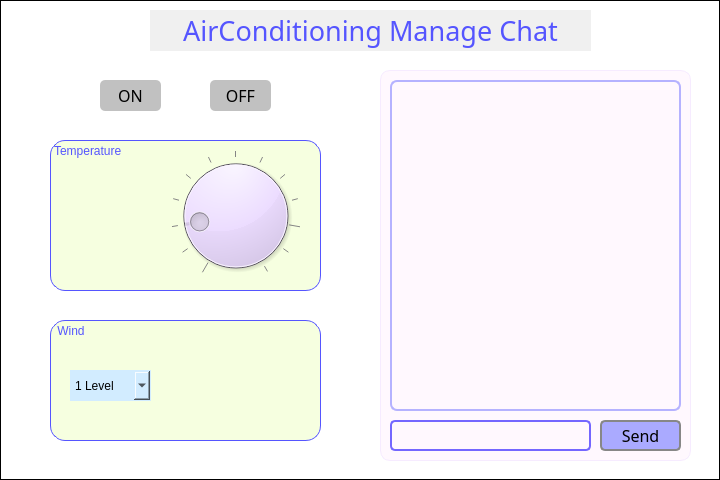
<?xml version="1.0" encoding="UTF-8"?>
<ui version="4.0">
 <class>ChatWindow1</class>
 <widget class="QWidget" name="ChatWindow1">
  <property name="geometry">
   <rect>
    <x>0</x>
    <y>0</y>
    <width>720</width>
    <height>480</height>
   </rect>
  </property>
  <property name="windowTitle">
   <string>Chat1</string>
  </property>
  <property name="styleSheet">
   <string notr="true">background-color: rgb(255,255,255);
border: 1px solid black;
border-color: rgb(0, 0, 0);</string>
  </property>
  <widget class="QGroupBox" name="chatgroupBox">
   <property name="geometry">
    <rect>
     <x>380</x>
     <y>70</y>
     <width>311</width>
     <height>391</height>
    </rect>
   </property>
   <property name="styleSheet">
    <string notr="true">background-color: rgb(255, 248, 254);
border-color: rgb(246, 235, 255);
border-radius: 10px;</string>
   </property>
   <property name="title">
    <string/>
   </property>
   <widget class="QLineEdit" name="messageInput">
    <property name="enabled">
     <bool>true</bool>
    </property>
    <property name="geometry">
     <rect>
      <x>10</x>
      <y>350</y>
      <width>201</width>
      <height>31</height>
     </rect>
    </property>
    <property name="styleSheet">
     <string notr="true">QLineEdit{
	border:2px solid rgb(116, 103, 255);
	border-radius:5px;
 
	
	color: rgb(61, 61, 61);
	background-color: transparent;
	font: 9pt &quot;Sans Serif&quot;;
}</string>
    </property>
    <property name="inputMask">
     <string/>
    </property>
    <property name="text">
     <string/>
    </property>
   </widget>
   <widget class="QPushButton" name="sendButton">
    <property name="geometry">
     <rect>
      <x>220</x>
      <y>350</y>
      <width>81</width>
      <height>31</height>
     </rect>
    </property>
    <property name="font">
     <font>
      <family>Quicksand Medium</family>
      <pointsize>12</pointsize>
     </font>
    </property>
    <property name="styleSheet">
     <string notr="true">QPushButton{
	border: 2px solid rgb(135, 135, 135);
	color: rgb(0, 0, 0);
	background-color: rgb(170, 170, 255);
	border-radius: 5px;
}

QPushButton:hover {
    background-color: rgb(255, 251, 144);
    color: rgb(195, 193, 255);
}</string>
    </property>
    <property name="text">
     <string>Send</string>
    </property>
   </widget>
   <widget class="QTextEdit" name="messageDisplay">
    <property name="geometry">
     <rect>
      <x>10</x>
      <y>10</y>
      <width>291</width>
      <height>331</height>
     </rect>
    </property>
    <property name="mouseTracking">
     <bool>true</bool>
    </property>
    <property name="acceptDrops">
     <bool>true</bool>
    </property>
    <property name="styleSheet">
     <string notr="true">background-color: transparent;
border:2px solid rgb(181, 178, 255);
border-radius: 7px;
color: rgb(56, 56, 56);
font: 10pt &quot;Quicksand&quot;;
</string>
    </property>
    <property name="readOnly">
     <bool>true</bool>
    </property>
    <property name="acceptRichText">
     <bool>true</bool>
    </property>
   </widget>
  </widget>
  <widget class="QLabel" name="titleLabel">
   <property name="geometry">
    <rect>
     <x>150</x>
     <y>10</y>
     <width>441</width>
     <height>41</height>
    </rect>
   </property>
   <property name="font">
    <font>
     <family>Quicksand Medium</family>
     <pointsize>20</pointsize>
     <italic>false</italic>
     <bold>false</bold>
    </font>
   </property>
   <property name="styleSheet">
    <string notr="true">color: rgb(85, 85, 255);
font: 500 20pt &quot;Quicksand Medium&quot;;
background-color:rgb(240, 240, 240);
border-color:transparent;</string>
   </property>
   <property name="text">
    <string>AirConditioning Manage Chat</string>
   </property>
   <property name="alignment">
    <set>Qt::AlignCenter</set>
   </property>
  </widget>
  <widget class="QGroupBox" name="tempGroup">
   <property name="geometry">
    <rect>
     <x>40</x>
     <y>140</y>
     <width>301</width>
     <height>161</height>
    </rect>
   </property>
   <property name="styleSheet">
    <string notr="true">background-color: transparent;
border-color:transparent;</string>
   </property>
   <property name="title">
    <string/>
   </property>
   <widget class="QLabel" name="label">
    <property name="geometry">
     <rect>
      <x>40</x>
      <y>50</y>
      <width>71</width>
      <height>71</height>
     </rect>
    </property>
    <property name="styleSheet">
     <string notr="true">background-color : transparent;
border-color: transparent;</string>
    </property>
    <property name="text">
     <string>&lt;html&gt;&lt;head/&gt;&lt;body&gt;&lt;p&gt;&lt;img src=&quot;:/images/humidity.png&quot; width=&quot;50&quot; height=&quot;50&quot;/&gt;&lt;/p&gt;&lt;/body&gt;&lt;/html&gt;</string>
    </property>
    <property name="alignment">
     <set>Qt::AlignCenter</set>
    </property>
   </widget>
   <widget class="QDial" name="dial">
    <property name="geometry">
     <rect>
      <x>120</x>
      <y>10</y>
      <width>151</width>
      <height>131</height>
     </rect>
    </property>
    <property name="mouseTracking">
     <bool>false</bool>
    </property>
    <property name="acceptDrops">
     <bool>false</bool>
    </property>
    <property name="styleSheet">
     <string notr="true">background-color: rgb(236, 220, 255);</string>
    </property>
    <property name="minimum">
     <number>18</number>
    </property>
    <property name="maximum">
     <number>30</number>
    </property>
    <property name="value">
     <number>20</number>
    </property>
    <property name="notchesVisible">
     <bool>true</bool>
    </property>
   </widget>
   <widget class="QLabel" name="label_3">
    <property name="geometry">
     <rect>
      <x>10</x>
      <y>0</y>
      <width>271</width>
      <height>151</height>
     </rect>
    </property>
    <property name="styleSheet">
     <string notr="true">    font: 800 11pt &quot;Cantarell Extra Bold&quot;;
	background-color: rgb(246, 255, 224);
	border: 1px solid rgb(85, 85, 255);
	border-radius:15px;
	color:rgb(85, 85, 255);</string>
    </property>
    <property name="text">
     <string>Temperature</string>
    </property>
    <property name="alignment">
     <set>Qt::AlignLeading|Qt::AlignLeft|Qt::AlignTop</set>
    </property>
   </widget>
   <zorder>label_3</zorder>
   <zorder>dial</zorder>
   <zorder>label</zorder>
  </widget>
  <widget class="QGroupBox" name="tempGroup_2">
   <property name="geometry">
    <rect>
     <x>40</x>
     <y>310</y>
     <width>301</width>
     <height>141</height>
    </rect>
   </property>
   <property name="styleSheet">
    <string notr="true">background-color: transparent;
border-color:transparent;</string>
   </property>
   <property name="title">
    <string/>
   </property>
   <widget class="QComboBox" name="windBox">
    <property name="geometry">
     <rect>
      <x>30</x>
      <y>60</y>
      <width>81</width>
      <height>31</height>
     </rect>
    </property>
    <property name="styleSheet">
     <string notr="true">background-color: rgb(210, 236, 255);    
font: 800 11pt &quot;Cantarell Extra Bold&quot;;</string>
    </property>
    <item>
     <property name="text">
      <string>1 Level</string>
     </property>
    </item>
    <item>
     <property name="text">
      <string>2 Level</string>
     </property>
    </item>
    <item>
     <property name="text">
      <string>3 Level</string>
     </property>
    </item>
    <item>
     <property name="text">
      <string>4 Level</string>
     </property>
    </item>
    <item>
     <property name="text">
      <string>5 Level</string>
     </property>
    </item>
   </widget>
   <widget class="QLabel" name="label_6">
    <property name="geometry">
     <rect>
      <x>10</x>
      <y>10</y>
      <width>271</width>
      <height>121</height>
     </rect>
    </property>
    <property name="styleSheet">
     <string notr="true">    font: 800 11pt &quot;Cantarell Extra Bold&quot;;
	background-color:  rgb(246, 255, 224);
	border: 1px solid rgb(85, 85, 255);
	border-radius:15px;
	color:rgb(85, 85, 255);</string>
    </property>
    <property name="text">
     <string> Wind</string>
    </property>
    <property name="alignment">
     <set>Qt::AlignLeading|Qt::AlignLeft|Qt::AlignTop</set>
    </property>
   </widget>
   <widget class="QLabel" name="label_2">
    <property name="geometry">
     <rect>
      <x>130</x>
      <y>20</y>
      <width>131</width>
      <height>101</height>
     </rect>
    </property>
    <property name="styleSheet">
     <string notr="true">background-color : transparent;
border-color: transparent;</string>
    </property>
    <property name="text">
     <string>&lt;html&gt;&lt;head/&gt;&lt;body&gt;&lt;p&gt;&lt;img src=&quot;:/images/aircon2.png&quot; width=&quot;100&quot; height=&quot;100&quot;/&gt;&lt;/p&gt;&lt;/body&gt;&lt;/html&gt;</string>
    </property>
    <property name="alignment">
     <set>Qt::AlignCenter</set>
    </property>
   </widget>
   <zorder>label_6</zorder>
   <zorder>windBox</zorder>
   <zorder>label_2</zorder>
  </widget>
  <widget class="QPushButton" name="airconON">
   <property name="geometry">
    <rect>
     <x>100</x>
     <y>80</y>
     <width>61</width>
     <height>31</height>
    </rect>
   </property>
   <property name="font">
    <font>
     <family>Quicksand Medium</family>
     <pointsize>12</pointsize>
    </font>
   </property>
   <property name="styleSheet">
    <string notr="true">QPushButton{
	border:0px solid rgb(135, 135, 135);
	color: rgb(0, 0, 0);
	background-color: rgb(193, 193, 193);
	border-radius: 5px;
}

QPushButton:hover {
	border-radius: 5px;
    background-color: rgb(255, 251, 144);
    color: rgb(195, 193, 255);
}
</string>
   </property>
   <property name="text">
    <string>ON</string>
   </property>
  </widget>
  <widget class="QPushButton" name="airconOFF">
   <property name="geometry">
    <rect>
     <x>210</x>
     <y>80</y>
     <width>61</width>
     <height>31</height>
    </rect>
   </property>
   <property name="font">
    <font>
     <family>Quicksand Medium</family>
     <pointsize>12</pointsize>
    </font>
   </property>
   <property name="styleSheet">
    <string notr="true">QPushButton{
	border: 0px solid rgb(135, 135, 135);
	color: rgb(0, 0, 0);
	background-color: rgb(193,193,193);
	border-radius: 5px;
}

QPushButton:hover {
	border-radius: 5px;
    background-color: rgb(255, 251, 144);
    color: rgb(195, 193, 255);
}</string>
   </property>
   <property name="text">
    <string>OFF</string>
   </property>
  </widget>
  <widget class="QPushButton" name="exitButton">
   <property name="geometry">
    <rect>
     <x>10</x>
     <y>10</y>
     <width>31</width>
     <height>31</height>
    </rect>
   </property>
   <property name="styleSheet">
    <string notr="true">QPushButton{
	background-color:rgba(0, 0, 0, 0);
	border:rgba(0, 0, 0, 0);
	border-radius: 15px;
}

QPushButton:hover {
    background-color: rgba(255, 202, 172,0.5);
}</string>
   </property>
   <property name="text">
    <string/>
   </property>
  </widget>
  <widget class="QLabel" name="exit">
   <property name="geometry">
    <rect>
     <x>10</x>
     <y>10</y>
     <width>31</width>
     <height>31</height>
    </rect>
   </property>
   <property name="styleSheet">
    <string notr="true">background-color:  rgb(255, 255, 255);
border:none;</string>
   </property>
   <property name="text">
    <string>&lt;html&gt;&lt;head/&gt;&lt;body&gt;&lt;p&gt;&lt;img src=&quot;:/images/exit.png&quot; width = &quot;25&quot; height=&quot;25&quot;/&gt;&lt;/p&gt;&lt;/body&gt;&lt;/html&gt; </string>
   </property>
   <property name="alignment">
    <set>Qt::AlignCenter</set>
   </property>
  </widget>
  <zorder>exit</zorder>
  <zorder>chatgroupBox</zorder>
  <zorder>titleLabel</zorder>
  <zorder>tempGroup</zorder>
  <zorder>tempGroup_2</zorder>
  <zorder>airconON</zorder>
  <zorder>airconOFF</zorder>
  <zorder>exitButton</zorder>
 </widget>
 <resources/>
 <connections/>
</ui>
